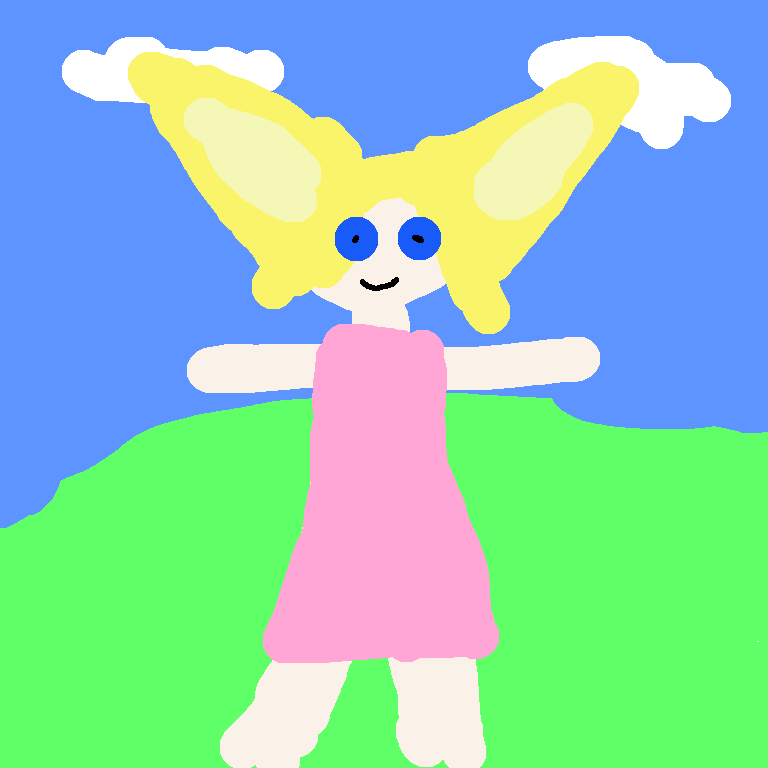
#> input picture input/example.png, 768 x 768 px
$ python -i remover.py   (imports and definitions only)
#> lines starting #> are read from the running program, lines starting #| are printed output that depends on the picture
### watermark_tools/config.py
from __future__ import annotations

import os
import shutil
from pathlib import Path


COMFY_ROOT = Path(__file__).resolve().parents[1]
CONDA_ROOT = Path(os.environ.get("CONDA_ROOT", "D:/Miniconda3"))
CONDA_ENVS_ROOT = Path(
    os.environ.get("CONDA_ENVS_ROOT")
    or os.environ.get("CONDA_ENVS_PATH", "D:/conda_envs").split(os.pathsep)[0]
)
COMFY_ENV = CONDA_ENVS_ROOT / "comfyui"
PARSE_VIDEO_ENV = CONDA_ENVS_ROOT / "parse-video"
WATERMARK_AI_ENV = CONDA_ENVS_ROOT / "watermark-ai"
INPUT_DIR = COMFY_ROOT / "input"
OUTPUT_DIR = COMFY_ROOT / "output"
WORK_DIR = COMFY_ROOT / "watermark_runs"


def env_path(name: str) -> Path | None:
    value = os.environ.get(name)
    if not value:
        return None
    return Path(value).expanduser().resolve()


# [21 lines left out: function find_ffmpeg_tool, not called in this run]


PARSE_VIDEO_BASE_URL = os.environ.get("PARSE_VIDEO_BASE_URL", "").strip().rstrip("/")
PARSE_VIDEO_PY_SRC = env_path("PARSE_VIDEO_PY_SRC")
WATERMARK_REMOVER_AI_DIR = env_path("WATERMARK_REMOVER_AI_DIR") or COMFY_ROOT / "external" / "WatermarkRemover-AI"
WATERMARK_REMOVER_AI_PYTHON = env_path("WATERMARK_REMOVER_AI_PYTHON") or WATERMARK_AI_ENV / "python.exe"

### watermark_tools/remover.py
from __future__ import annotations

import sys
import tempfile
from pathlib import Path
import re
from typing import Callable, Iterable

import cv2
import numpy as np

from .config import WATERMARK_REMOVER_AI_DIR, WATERMARK_REMOVER_AI_PYTHON, WORK_DIR, find_ffmpeg_tool
from .utils import ensure_dir, run_command, run_command_stream, run_json


Box = tuple[int, int, int, int]
ProgressCallback = Callable[[float, str], None]


# [55 lines left out: functions platform_cleanup_preset, parse_box, scale_box, platform_boxes, _load_mask, not called in this run]


def _mask_from_boxes(shape: tuple[int, int], boxes: Iterable[Box]) -> np.ndarray:
    height, width = shape
    mask = np.zeros((height, width), dtype=np.uint8)
    for x, y, w, h in boxes:
        x1 = max(0, x)
        y1 = max(0, y)
        x2 = min(width, x + w)
        y2 = min(height, y + h)
        if x2 > x1 and y2 > y1:
            mask[y1:y2, x1:x2] = 255
    return mask


# [73 lines left out: functions _smart_mask_from_boxes, _auto_mask, not called in this run]


def build_mask(
    image: np.ndarray,
    *,
    mask_path: Path | None = None,
    boxes: Iterable[Box] = (),
    auto: bool = False,
    smart: bool = False,
    dilate: int = 6,
) -> np.ndarray:
    height, width = image.shape[:2]
    mask = np.zeros((height, width), dtype=np.uint8)
    if mask_path:
        mask = cv2.bitwise_or(mask, _load_mask(mask_path, (width, height)))
    boxes = list(boxes)
    box_mask = _smart_mask_from_boxes(image, boxes) if smart else _mask_from_boxes((height, width), boxes)
    if smart and boxes and not np.any(box_mask):
        box_mask = _mask_from_boxes((height, width), boxes)
    mask = cv2.bitwise_or(mask, box_mask)
    if auto:
        mask = cv2.bitwise_or(mask, _auto_mask(image))

    if not np.any(mask):
        raise ValueError("No watermark mask was produced. Pass --mask, --box, or --auto.")

    if dilate > 0:
        kernel = np.ones((dilate, dilate), np.uint8)
        mask = cv2.dilate(mask, kernel, iterations=1)
    return mask


# [253 lines left out: functions remove_image_local, external_ai_python, remove_with_external_ai, probe_video_fps, remove_video_local, not called in this run]

>>> import cv2
>>> picture = cv2.imread('../input/example.png', cv2.IMREAD_GRAYSCALE)
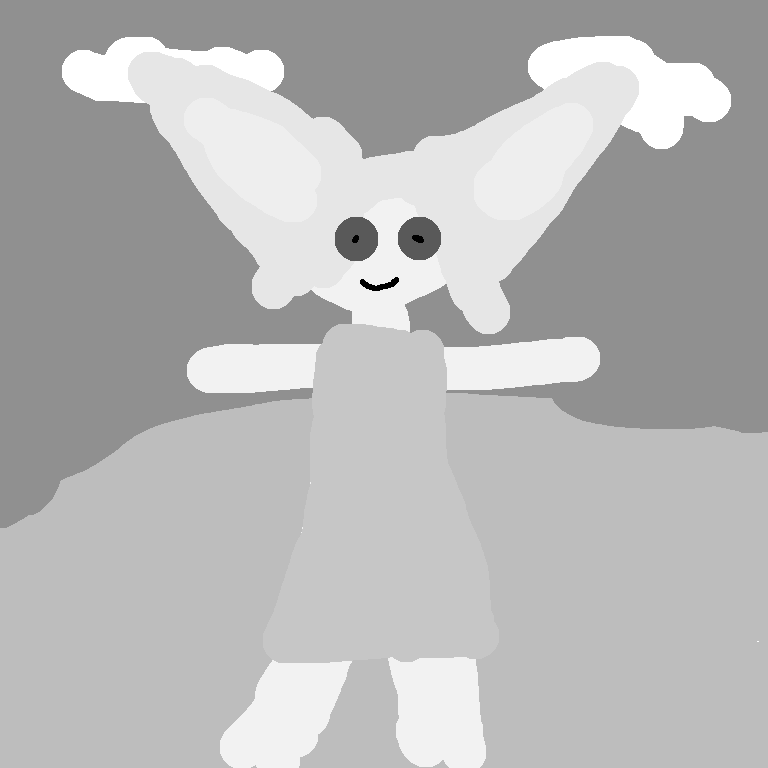
#> picture: shape (768, 768); min 0, max 255, mean 183.1
>>> result = build_mask(picture)
#> in build_mask, `box_mask = _smart_mask_from_boxes(image, boxes) if smart else _mask_fr..`: box_mask: shape (768, 768); every value is 0
#> (the run stopped early here; a loop or call above may not have finished)
